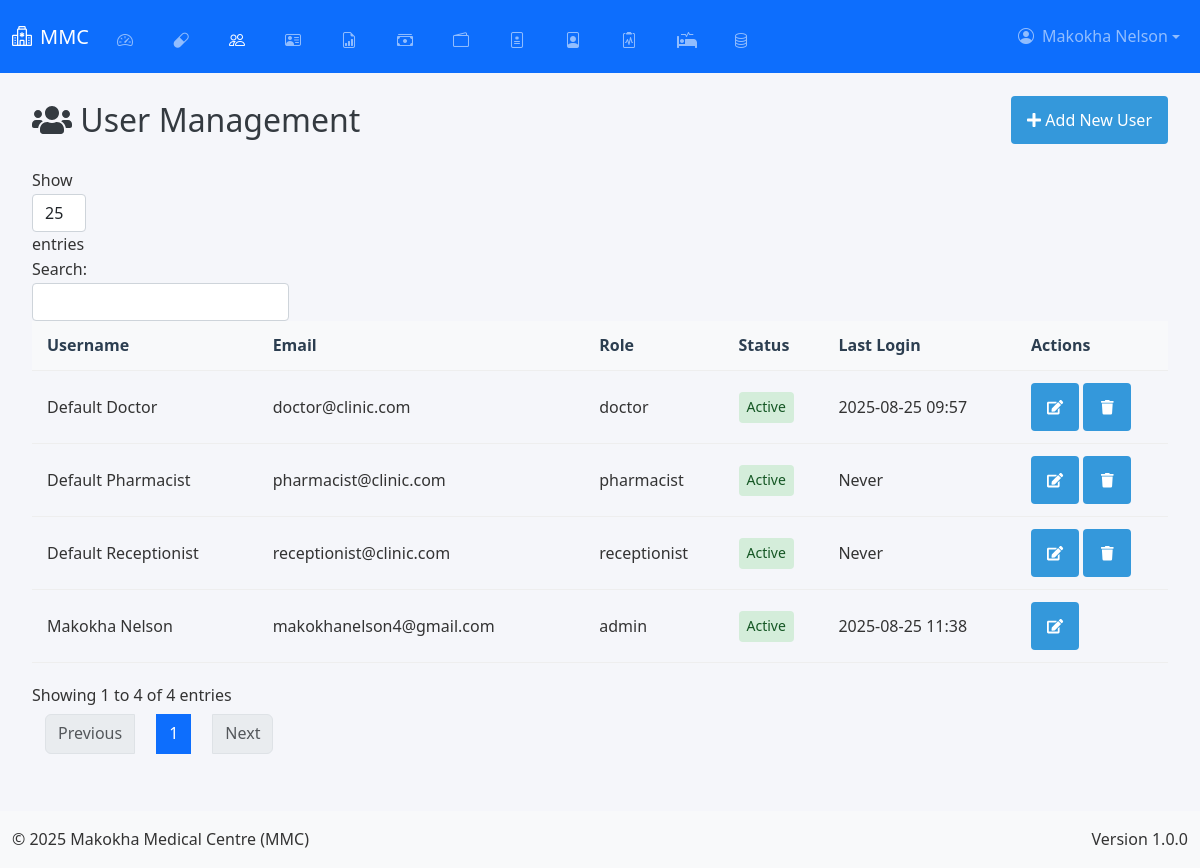
Before: /admin/users (signed in) with the older database file.
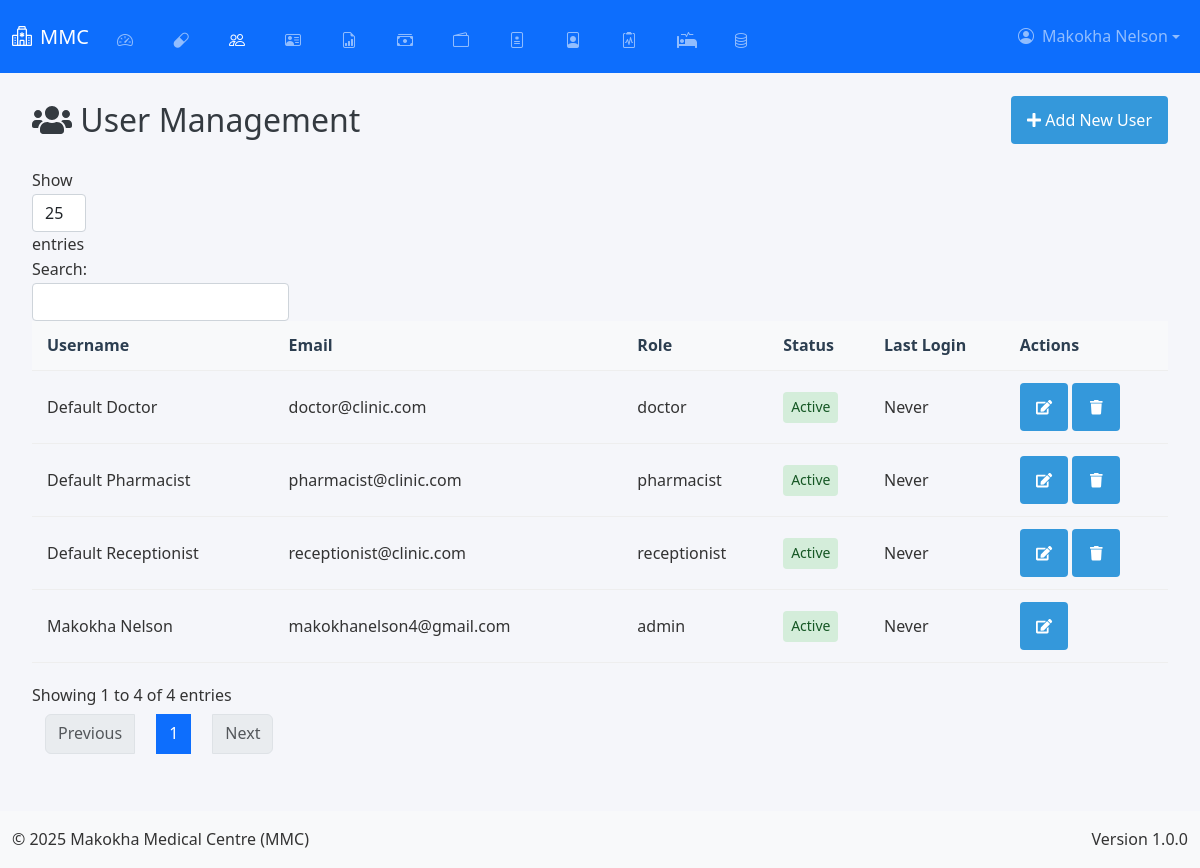
After: the same page with the newer database file.
### app.py (models this page shows, shortened)
class User(db.Model, UserMixin):
    __tablename__ = 'user'
    id = db.Column(db.Integer, primary_key=True)
    username = db.Column(db.String(50), unique=True, nullable=False)
    email = db.Column(db.String(100), unique=True, nullable=False)
    password = db.Column(db.String(200), nullable=False)
    role = db.Column(db.String(20), nullable=False, default='user')
    is_active = db.Column(db.Boolean, default=True)
    last_login = db.Column(db.DateTime)
    profile_picture = db.Column(db.String(255))
    created_at = db.Column(db.DateTime, default=lambda: datetime.now(timezone.utc))
    updated_at = db.Column(db.DateTime, default=lambda: datetime.now(timezone.utc), onupdate=lambda: datetime.now(timezone.utc))

### app.py (the view, shortened to what this page needs)
@app.route('/admin/users', methods=['GET', 'POST'])
@login_required
def manage_users():
    if current_user.role != 'admin':
        flash('Unauthorized access', 'danger')
        return redirect(url_for('home'))
    users = User.query.order_by(User.last_login.desc().nullslast(), User.username.asc()).all()
    return render_template('admin/users.html', users=users)

### app.py (called while the page is built, shortened)
@app.before_request
def initialize_data():
    global _first_request
    if not _first_request:
        return

@app.context_processor
def inject_current_date():
    return {'current_date': date.today().strftime('%Y-%m-%d')}

    @login_manager.user_loader
    def load_user(user_id):
        return db.session.get(User, int(user_id))

### templates/admin/users.html (shortened to what this page needs)
{% extends "base.html" %}
{% block content %}
        <div class="content">
            <div class="page-header">
                <h2><i class="fas fa-users"></i> User Management</h2>
                <div class="page-actions">
                    <button class="btn btn-primary" data-toggle="modal" data-target="#addUserModal">
                        <i class="fas fa-plus"></i> Add New User
                    </button>
                </div>
            </div>
            <div class="table-responsive">
                <table class="data-table" id="usersTable">
                    <thead>
                        <tr>
                            <th>Username</th>
                            <th>Email</th>
                            <th>Role</th>
                            <th>Status</th>
                            <th>Last Login</th>
                            <th>Actions</th>
                        </tr>
                    </thead>
                    <tbody>
                        {% for user in users %}
                        <tr>
                            <td>{{ user.username }}</td>
                            <td>{{ user.email }}</td>
                            <td>{{ user.role }}</td>
                            <td>
                                <span class="status-badge {% if user.is_active %}active{% else %}inactive{% endif %}">
                                    {% if user.is_active %}Active{% else %}Inactive{% endif %}
                                </span>
                            </td>
                            <td>
                                {% if user.last_login %}
                                    {{ user.last_login.strftime('%Y-%m-%d %H:%M') }}
                                {% else %}
                                    Never
                                {% endif %}
                            </td>
                            <td>
                                <button class="btn btn-sm btn-edit" data-id="{{ user.id }}" data-toggle="modal" data-target="#editUserModal">
                                    <i class="fas fa-edit"></i>
                                </button>
                                {% if user.id != current_user.id %}
                                <button class="btn btn-sm btn-delete" data-id="{{ user.id }}">
                                    <i class="fas fa-trash"></i>
                                </button>
                                {% endif %}
                            </td>
                        </tr>
                        {% endfor %}
                    </tbody>
                </table>
            </div>
        </div>
{% endblock %}

### templates/base.html (shortened to what the changed rows need)
<!DOCTYPE html>
<html lang="en">
<head>
    <link href="https://cdn.jsdelivr.net/npm/bootstrap@5.3.0/dist/css/bootstrap.min.css" rel="stylesheet">
    <link rel="stylesheet" href="https://cdn.jsdelivr.net/npm/bootstrap-icons@1.11.1/font/bootstrap-icons.css">
    <link rel="stylesheet" href="https://cdnjs.cloudflare.com/ajax/libs/font-awesome/5.15.3/css/all.min.css">
    <link href="https://cdn.jsdelivr.net/npm/select2@4.1.0-rc.0/dist/css/select2.min.css" rel="stylesheet">
    <link rel="stylesheet" href="{{ url_for('static', filename='css/style.css') }}">
    <link rel="stylesheet" href="{{ url_for('static', filename='css/dashboard.css') }}">
    <link rel="stylesheet" href="{{ url_for('static', filename='css/custom.css') }}">
</head>
<body class="d-flex flex-column min-vh-100">
    <nav class="navbar navbar-expand-lg navbar-dark bg-primary fixed-top" id="mainNavbar">
        <div class="container-fluid">
            <div class="collapse navbar-collapse" id="navbarNav">
                <ul class="navbar-nav">
                    {% if current_user.is_authenticated %}
                        <li class="nav-item dropdown">
                            <a class="nav-link dropdown-toggle d-flex align-items-center fs-6" href="#" id="userDropdown" role="button" data-bs-toggle="dropdown">
                                {% if current_user.profile_picture %}
                                    <img src="{{ url_for('static', filename=current_user.profile_picture) }}" alt="Profile" class="profile-picture me-2">
                                {% else %}
                                    <i class="bi bi-person-circle me-2"></i>
                                {% endif %}
                                {{ current_user.username }}
                            </a>
                        </li>
                    {% else %}
                        <li class="nav-item">
                        <a class="nav-link fs-6" href="{{ url_for('auth.login') }}">
                            <i class="bi bi-box-arrow-in-right me-1"></i>Login
                        </a>
                        </li>
                    {% endif %}
                </ul>
            </div>
        </div>
    </nav>
    <main class="container-fluid flex-grow-1 py-3" style="margin-top: 60px;">
        {% block content %}{% endblock %}
    </main>
</body>
</html>

Changed rows visible on the page:
changed User "Makokha Nelson": last_login "2025-08-25 11:38" → (not shown); now shows "Never"; moves down the list
changed User "Default Doctor": last_login "2025-08-25 09:57" → (not shown); now shows "Never"
